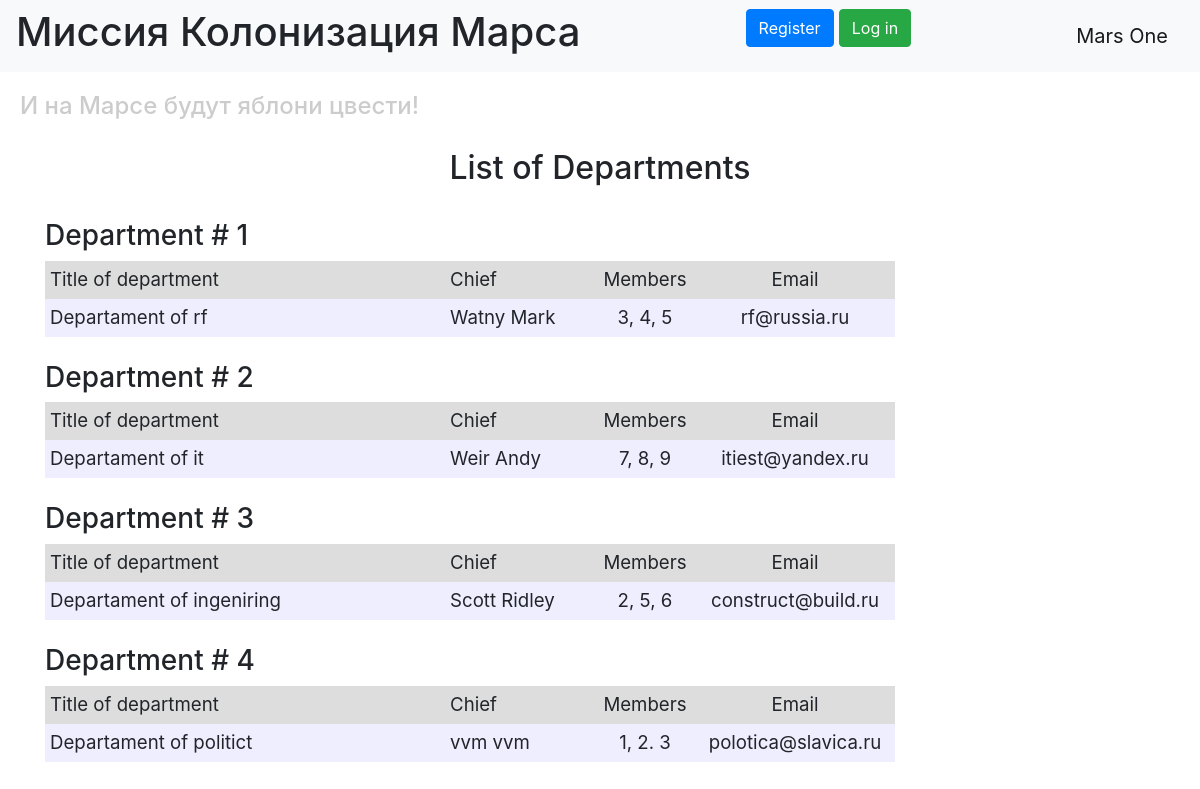
The page /departments on the database its author committed.
### data/departments.py (models this page shows)
class Departments(SqlAlchemyBase, SerializerMixin):
    __tablename__ = 'departments'
    id = sqlalchemy.Column(sqlalchemy.Integer,
                           primary_key=True, autoincrement=True)
    title = sqlalchemy.Column(sqlalchemy.String)
    chief = sqlalchemy.Column(sqlalchemy.Integer, sqlalchemy.ForeignKey('users.id'))
    members = sqlalchemy.Column(sqlalchemy.String)
    email = sqlalchemy.Column(sqlalchemy.String)
    user = orm.relation('User')

### data/users.py (models this page shows, shortened)
class User(SqlAlchemyBase, UserMixin, SerializerMixin):
    __tablename__ = 'users'
    id = sqlalchemy.Column(sqlalchemy.Integer, primary_key=True, autoincrement=True)
    surname = sqlalchemy.Column(sqlalchemy.String, nullable=True)
    name = sqlalchemy.Column(sqlalchemy.String, nullable=True)
    age = sqlalchemy.Column(sqlalchemy.Integer, nullable=True)
    position = sqlalchemy.Column(sqlalchemy.String, nullable=True)
    speciality = sqlalchemy.Column(sqlalchemy.String, nullable=True)
    address = sqlalchemy.Column(sqlalchemy.String, nullable=True)
    email = sqlalchemy.Column(sqlalchemy.String, index=True, unique=True, nullable=True)
    hashed_password = sqlalchemy.Column(sqlalchemy.String, nullable=True)
    modifed_date = sqlalchemy.Column(sqlalchemy.DateTime, default=datetime.datetime.now)
    city_from = sqlalchemy.Column(sqlalchemy.String, nullable=True)
    departments = orm.relation('Departments', back_populates='user')
    jobs = orm.relation("Jobs", back_populates='user')

### main.py (the view)
@app.route('/departments')
def departments():
    db_sess = db_session.create_session()
    dep = db_sess.query(Departments).all()
    users = db_sess.query(User).all()
    names = {name.id: (name.surname, name.name) for name in users}
    return render_template('depart.html', names=names, departments=dep)

### data/db_session.py (called while the page is built)
def create_session() -> Session:
    global __factory
    return __factory()

### templates/depart.html (shortened to what this page needs)
{% extends "base.html" %}
{% block content %}
<h2 align="center">List of Departments</h2>
<br>
{% for dep in departments %}
<h3>Department # {{ dep.id }}</h3>
<div class="table_container">
    <table class="my_table">
        <tr class="my_row">
            <td class="title" width="400px" bgcolor="#dddddd">Title of department</td>
            <td class="title" width="150px" bgcolor="#dddddd">Chief</td>
            <td class="title" width="100px" bgcolor="#dddddd" align="center">Members</td>
            <td class="title" width="200px" bgcolor="#dddddd" align="center">Email</td>
        </tr>
        <tr class="my_row">
            <td class="ordinary" bgcolor="#eeeeff">{{ dep.title.capitalize() }}</td>
            <td class="ordinary" bgcolor="#eeeeff">{{ names[dep.chief][0] }} {{ names[dep.chief][1] }}</td>
            <td class="ordinary" bgcolor="#eeeeff" align="center">{{ dep.members }}</td>
            <td class="ordinary" bgcolor="#eeeeff" align="center">{{ dep.email }}</td>
        </tr>
    </table>
</div>
<br>
{% endfor %}
{% endblock %}

### static/css/style.css (style rules this page uses)
td.title { background-color: "#dddddd"; align: "center"; font-size: 14pt; padding: 5px; }
td.ordinary { background-color: "#eeeeff"; align: "center"; font-size: 14pt; padding: 5px; }

### rows shown on the page
Departments: id "1", title "Departament of rf", chief.surname "Watny", chief.name "Mark", members "3, 4, 5", email "rf@russia.ru"
Departments: id "2", title "Departament of it", chief.surname "Weir", chief.name "Andy", members "7, 8, 9", email "itiest@yandex.ru"
Departments: id "3", title "Departament of ingeniring", chief.surname "Scott", chief.name "Ridley", members "2, 5, 6", email "construct@build.ru"
Departments: id "4", title "Departament of politict", chief.surname "vvm", chief.name "vvm", members "1, 2. 3", email "polotica@slavica.ru"
